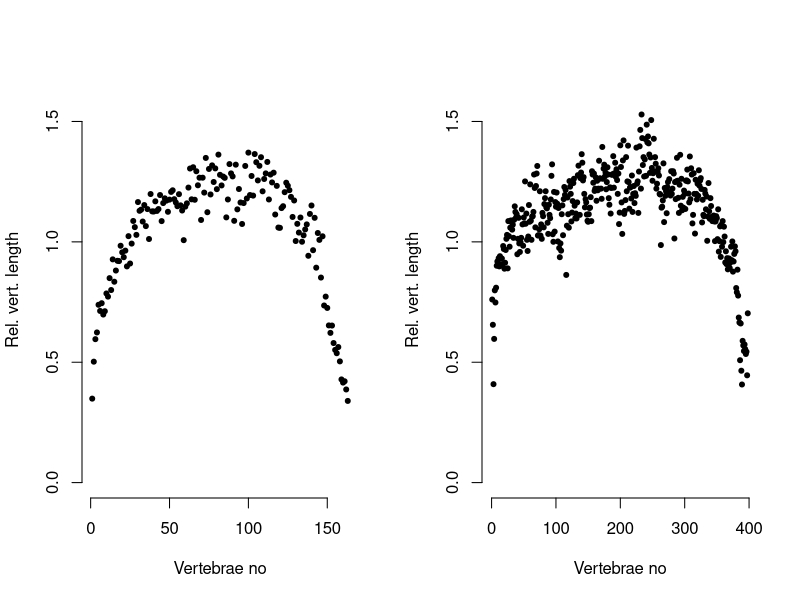

Here is the R script that generated this plot:
# 03_vertebrae_profile.R
# Putter Tiatragul
# March 2024
# Visualise vertebrae length by numnber of vertebrae

# load data ---------------------------------------------------------------

ligatus_1 <- read.csv('data/x_ray/vert_lengths.csv')
grypus_1 <- read.csv('data/x_ray/vert_length_grypus.csv')
 

# Processing --------------------------------------------------------------

ligatus_1 <- ligatus_1[c("Label", "Length")]
ligatus_1$Label <- sub("\\.dcm$", "", ligatus_1$Label)
ligatus_1$vert_no <- ave(seq_along(ligatus_1$Label), ligatus_1$Label, FUN = seq_along)
ligatus_1$rel_length <- ligatus_1$Length / mean(ligatus_1$Length)


grypus_1 <- grypus_1[c("Label", "Length")]
grypus_1$Label <- sub("\\.dcm$", "", grypus_1$Label)
grypus_1$rel_length <- grypus_1$Length / mean(grypus_1$Length)
grypus_1$vert_no <- ave(seq_along(grypus_1$Label), grypus_1$Label, FUN = seq_along)

lig_1 <- ligatus_1[ligatus_1$Label == unique(ligatus_1$Label)[1], ]
gry_1 <- grypus_1[grypus_1$Label == unique(grypus_1$Label)[1], ]



# Plotting ----------------------------------------------------------------
par(mfrow=c(1,2))

plot(rel_length ~ vert_no, data = lig_1, pch = 20, xlab = "Vertebrae no", ylab = "Rel. vert. length", bty = "n",
     ylim = c(0, 1.6))

plot(rel_length ~ vert_no, data = gry_1, pch = 20, xlab = "Vertebrae no", ylab = "Rel. vert. length", bty = "n",
     ylim = c(0, 1.6))

